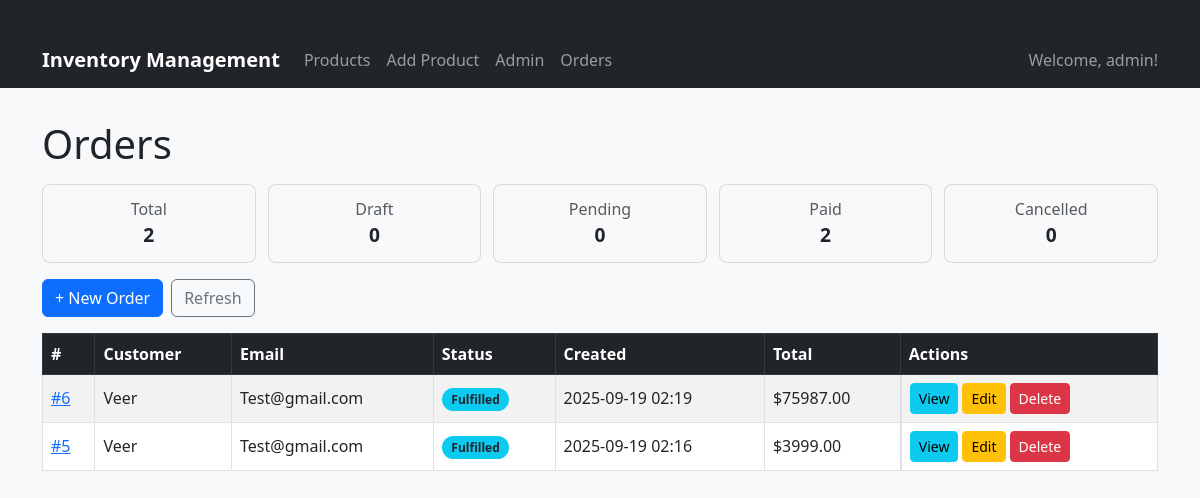
The app's page /orders/ (signed in), older data.
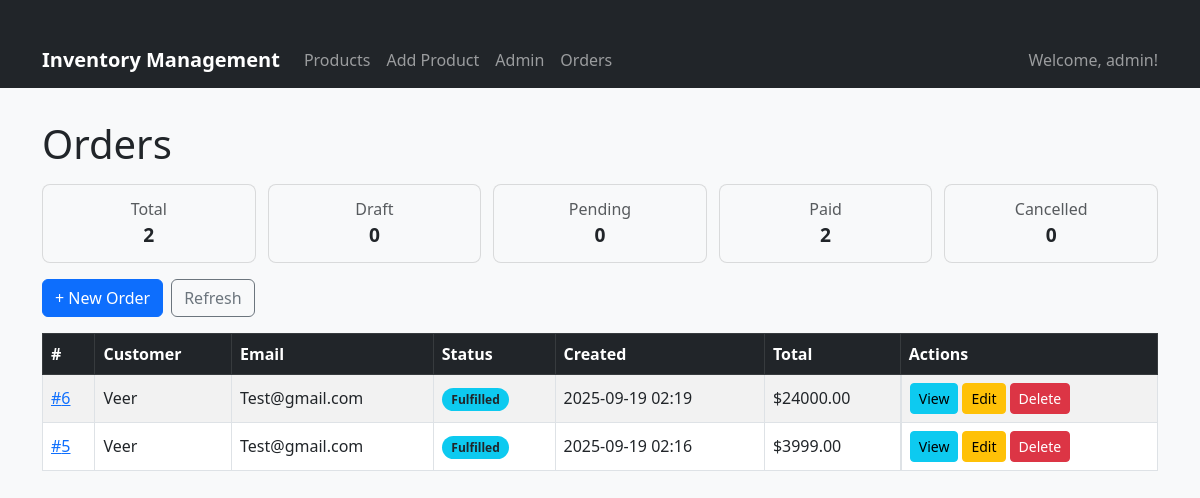
The same page, newer data.
### orders/models.py (models this page shows, shortened)
class Order(models.Model):
    STATUS_CHOICES = [
        ("DRAFT", "Draft"),
        ("PENDING", "Pending Payment"),
        ("PAID", "Paid"),
        ("FULFILLED", "Fulfilled"),
        ("CANCELLED", "Cancelled"),
    ]
    class Meta:
        permissions = (
            ("can_fulfill_order", "Can mark orders as Fulfilled"),
            ("can_cancel_order", "Can cancel any order"),
            ("can_view_reports", "Can view sales reports"),
        )
    customer_name = models.CharField(max_length=150)
    customer_email = models.EmailField(blank=True)
    status = models.CharField(max_length=20, choices=STATUS_CHOICES, default="DRAFT")
    created_at = models.DateTimeField(default=timezone.now)
    updated_at = models.DateTimeField(auto_now=True)
    def total(self):
        return sum(item.subtotal() for item in self.items.all())

### orders/views.py (the view)
# urls.py: path("", views.order_list, name="list"),
@login_required
def order_list(request):
    orders = Order.objects.prefetch_related(Prefetch("items", queryset=OrderItem.objects.all())).order_by("-id")
    counts = {
        "total": orders.count(),
        "draft": orders.filter(status="DRAFT").count(),
        "pending": orders.filter(status="PENDING").count(),
        "paid": orders.filter(status="PAID").count(),
        "cancelled": orders.filter(status="CANCELLED").count(),
    }
    revenue = 0
    for o in orders:
        revenue += sum(it.unit_price * it.quantity for it in o.items.all())
    return render(request, "orders/order_list.html", {"orders": orders, "counts": counts, "revenue": revenue})

### orders/models.py (called while the page is built)
    def subtotal(self):
        return self.unit_price * self.quantity

### templates/orders/order_list.html (shortened to what this page needs)
{% extends "inventory/base.html" %}
{% block content %}
<h1 class="page-title">Orders</h1>
<div class="stats">
  <div class="stat"><div class="text-muted">Total</div><div class="num">{{ counts.total }}</div></div>
  <div class="stat"><div class="text-muted">Draft</div><div class="num">{{ counts.draft }}</div></div>
  <div class="stat"><div class="text-muted">Pending</div><div class="num">{{ counts.pending }}</div></div>
  <div class="stat"><div class="text-muted">Paid</div><div class="num">{{ counts.paid }}</div></div>
  <div class="stat"><div class="text-muted">Cancelled</div><div class="num">{{ counts.cancelled }}</div></div>
</div>
<div class="mb-3 d-flex gap-2">
  <a href="{% url 'orders:create' %}" class="btn btn-primary">+ New Order</a>
  <a href="{% url 'orders:list' %}" class="btn btn-outline-secondary">Refresh</a>
</div>
<table class="table table-striped table-bordered align-middle">
  <thead class="table-dark">
    <tr>
      <th>#</th>
      <th>Customer</th>
      <th>Email</th>
      <th>Status</th>
      <th>Created</th>
      <th>Total</th>
      <th>Actions</th>
    </tr>
  </thead>
  <tbody>
    {% for o in orders %}
    <tr>
      <td><a href="{% url 'orders:detail' o.pk %}">#{{ o.id }}</a></td>
      <td>{{ o.customer_name }}</td>
      <td>{{ o.customer_email|default:"—" }}</td>
      <td>
        {% if o.status == "DRAFT" %}
          <span class="badge bg-secondary badge-rounded">Draft</span>
        {% elif o.status == "PENDING" %}
          <span class="badge bg-warning text-dark badge-rounded">Pending</span>
        {% elif o.status == "PAID" %}
          <span class="badge bg-info text-dark badge-rounded">Fulfilled</span>
        {% elif o.status == "CANCELLED" %}
          <span class="badge bg-danger badge-rounded">Cancelled</span>
        {% else %}
          <span class="badge bg-light text-dark badge-rounded">{{ o.get_status_display }}</span>
        {% endif %}
      </td>
      <td>{{ o.created_at|date:"Y-m-d H:i" }}</td>
      <td>
        {% with t=o.total %}
          {% if t %}${{ t }}{% else %}—{% endif %}
        {% endwith %}
      </td>
      <td class="d-flex gap-1">
        <a href="{% url 'orders:detail' o.pk %}" class="btn btn-sm btn-info">View</a>
        <a href="{% url 'orders:update' o.pk %}" class="btn btn-sm btn-warning">Edit</a>
        <a href="{% url 'orders:delete' o.pk %}" class="btn btn-sm btn-danger">Delete</a>
      </td>
    </tr>
    {% empty %}
    <tr><td colspan="7" class="text-center">No orders found.</td></tr>
    {% endfor %}
  </tbody>
</table>
{% endblock %}

Row changes from the older to the newer data that the page shows:
changed Order id 6: total "75987.00" → "24000.00"
